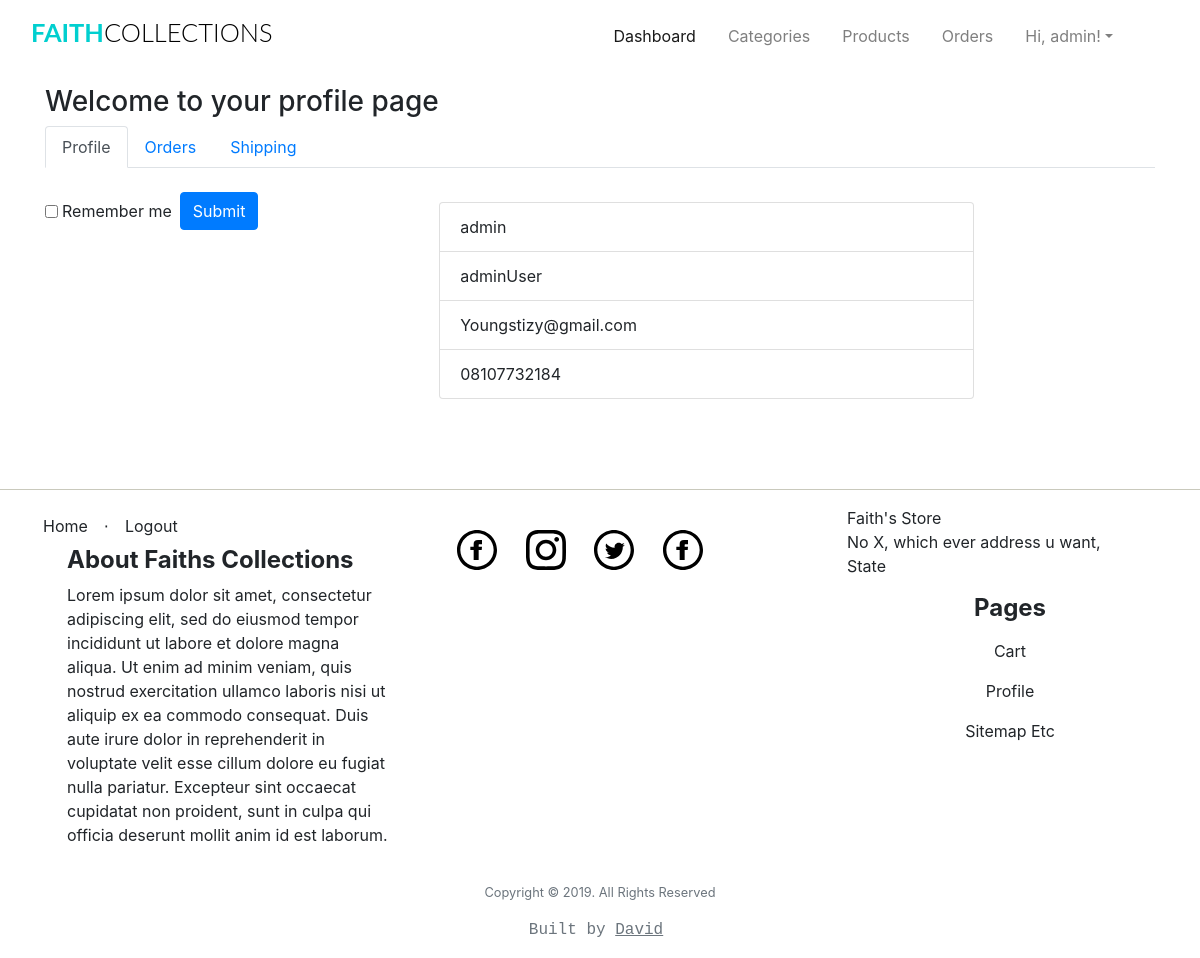
The page /profile/ (signed in) on the database its author committed.
### app/models.py (models this page shows, shortened)
class User(UserMixin, db.Model):
	__tablename__="user"
	id = db.Column(db.Integer, primary_key=True)
	firstname = db.Column(db.String(24), index=True)
	lastname = db.Column(db.String(24), index=True)
	email = db.Column(db.String(50), index=True, unique=True)
	password_hash = db.Column(db.String)
	phonenumber = db.Column(db.String(18), index=True, unique=True)
	is_admin = db.Column(db.Boolean, default = False)
	order = db.relationship("Order", backref='ordered_products')
	kart = db.relationship('Kart', uselist=False, backref='user_kart')
	shipping_info = db.relationship('ShippingInfo', backref='shipping',lazy='dynamic')

### app/users/routes.py (the view, shortened to what this page needs)
@users.route('/profile/', methods = ["GET", "POST"])
def profile():
	if current_user.is_anonymous:
		count = 0
		user = 0
	else:
		user = current_user.id
		count = Kart.query.filter_by(user_id =user).count()
		order = Order.query.filter_by(user_id = user)
		items = Kart.query.filter_by(user_id=user).all()
	form = ShippingForm()
	shipping = ShippingInfo.query.all()
	return render_template('users/profile.html', title = "Account page",form=form,
	shipping = shipping, count=count, order = order,items=items)

### app/users/forms.py
class ShippingForm(FlaskForm):
    address1 = StringField('Primary Address',validators=[DataRequired()])
    address2 = StringField('Secondary Address', validators=[DataRequired()])
    postcode = IntegerField('Postal code', validators=[DataRequired()])
    city = StringField('City', validators=[DataRequired()])
    state = StringField('State', validators=[DataRequired()])
    submit = SubmitField('Submit')

### app/models.py (called while the page is built)
@login_manager.user_loader
def load_user(id):
    return User.query.get(int(id))

### app/templates/users/profile.html (shortened to what this page needs)
{% extends "base.html" %}
{% block body %}
<h3>
        Welcome to your profile page
</h3>
<nav>
        <div class="nav nav-tabs" id="nav-tab" role="tablist">
                <a class="nav-item nav-link active" id="nav-home-tab" data-toggle="tab" href="#nav-home" role="tab" aria-controls="nav-home" aria-selected="true">Profile</a>
                <a class="nav-item nav-link" id="nav-profile-tab" data-toggle="tab" href="#nav-profile" role="tab" aria-controls="nav-profile" aria-selected="false">Orders</a>
                <a class="nav-item nav-link" id="nav-contact-tab" data-toggle="tab" href="#nav-contact" role="tab" aria-controls="nav-contact" aria-selected="false">Shipping</a>
        </div>
</nav>
<div class="tab-content" id="nav-tabContent mb-5">
<div class="tab-pane fade show active " id="nav-home" role="tabpanel" aria-labelledby="nav-home-tab">
                <form class="form-inline float-left">
                                <div class="form-check mb-2 mr-sm-2">
                                  <input class="form-check-input" type="checkbox" id="inlineFormCheck">
                                  <label class="form-check-label" for="inlineFormCheck">
                                    Remember me
                                  </label>
                                </div>
                                <button type="submit" class="btn btn-primary mb-2">Submit</button>
                </form>
                <ul class="list-group mt-4 center">
                        <li class="list-group-item">{{current_user.firstname }}</li>
                        <li class="list-group-item">{{current_user.lastname }}</li>
                        <li class="list-group-item">{{ current_user.email }}</li>
                        <li class="list-group-item">{{current_user.phonenumber }}</li>
                </ul>
</div>
</div>
{% endblock %}

### app/templates/base.html (shortened to what this page needs)
<html>
    <head>
        <link href="{{ url_for('static', filename='css/bootstrap.min.css') }}"rel="stylesheet">
        <link href="{{ url_for('static', filename='css/st.css') }}"rel="stylesheet">
    </head>
    <body>
            <div class="container-fluid mt-1 mb-3">
                <nav class="navbar navbar-expand-lg navbar-light">
                    <h1 class="brand_name">
                        <a class="navbar-brand" href="{{ url_for('home.homepage') }}">Faith<span>Collections</span></a>
                    </h1>
                    <div class="collapse navbar-collapse" id="navbarTogglerDemo03">
                    <ul class="navbar-nav ml-auto mr-5 mt-2 mt-lg-0">
                            {% if current_user.is_authenticated %}
                            {% if current_user.is_admin %}
                            <li class="nav-item ml-3">
                              <a class="nav-link active" href="{{ url_for('home.admin_dashboard') }}">Dashboard</a>
                            </li>
                            <li class="nav-item ml-3">
                              <a class="nav-link" href="{{ url_for('admin.list_categories') }}">Categories</a>
                            </li>
                            <li class="nav-item ml-3">
                              <a class="nav-link" href="{{ url_for('admin.list_products') }}">Products</a>
                            </li>
                            <li class="nav-item ml-3">
                              <a class="nav-link" href="{{ url_for('admin.list_orders') }}" >Orders</a>
                            </li>
                            {% else %}
                              <li class="nav-item ml-3">
                                <a class="nav-link" href="{{ url_for('users.cart') }}">Cart<span class="badge badge-light">{{ count }}</span></a>
                              </li>
                              {% endif %}
                              <li class="nav-item dropdown ml-3">
                                    <a class="nav-link dropdown-toggle" data-toggle="dropdown" href="#" role="button" aria-haspopup="true" aria-expanded="false">
                                        Hi, {{ current_user.firstname }}!</a>
                                  </li>
                                    {% endif %}
                    </ul>
                    </div>
                </nav>
            </div>
    <div class=" container">
            {% block body %}
            {% endblock %}
    </div>
    <div class="push"></div>
    <hr class="footer-break"></hr>
    <div class="container-fluid">
        <footer class="footer">
                <div class="row">
                        <div class="col">
                                <ul class="nav">
                                    <li class=" nav-item" ><a class="nav-link footer-links" href="{{ url_for('home.homepage') }}">Home</a></li>
                                    <li class="footer-menu-divider mt-2">⋅</li>
                                    {% if current_user.is_authenticated %}
                                        <li class=" nav-item" ><a class="nav-link footer-links" href="{{ url_for('auth.logout') }}">Logout</a></li>
                                    {% else %}
                                        <li class=" nav-item" ><a class="nav-link footer-links" href="{{ url_for('auth.register') }}">Register</a></li>
                                        <li class="footer-menu-divider mt-2">⋅</li>
                                        <li class=" nav-item" ><a class="nav-link footer-links" href="{{ url_for('auth.login') }}">Login</a></li>
                                    {% endif %}
                                </ul>
                                <ul class="d-block">
                                     <li class="d-block"><h6 class="footer-title" style="text-align:start;">About Faiths Collections</h6></li>
                                    <li class="d-block">
                                        <p>
                                                Lorem ipsum dolor sit amet, consectetur adipiscing elit,
                                                sed do eiusmod tempor incididunt ut labore et dolore magna aliqua. Ut enim ad minim veniam,
                                                quis nostrud exercitation ullamco laboris nisi ut aliquip ex ea commodo consequat.
                                                Duis aute irure dolor in reprehenderit in voluptate velit esse cillum dolore eu fugiat nulla pariatur.
                                                Excepteur sint occaecat cupidatat non proident,
                                                sunt in culpa qui officia deserunt mollit anim id est laborum.
                                        </p>
                                    </li>
                                </ul>
                        </div>
                        <div class="col">
                                <ul class="d-inline-block mt-4">
                                <li class="d-inline-block mr-4 mb-2">
                                    <a href="#">
                                        <img src="{{url_for('static',filename='iconmonstr-facebook.svg')}}" class="img-responsive svg-footer">
                                    </a>
                                    </li>
                                 <li class="d-inline-block mr-4 mb-2">
                                     <a href="#">
                                        <img src="{{url_for('static',filename='iconmonstr-instagram.svg')}}" class="img-responsive svg-footer">
                                     </a>
                                </li>
                                <li class="d-inline-block mr-4 mb-2">
                                    <a href="#">
                                        <img src="{{url_for('static',filename='iconmonstr-twitter.svg')}}" class="img-responsive svg-footer">
                                    </a>
                                </li>
                                <li class="d-inline-block mr-4 mb-2">
                                    <a href="#">
                                        <img src="{{url_for('static',filename='iconmonstr-facebook.svg')}}" class="img-responsive svg-footer">
                                    </a>
                                </li>
                                </ul>
                        </div>
                        <div class="col">
                            <ul class="d-block">
                                <li class="d-block"><address>Faith's Store<br>No X, which ever address u want,<br> State</address></li>
                                <li class="d-block"><h6 class="footer-title">Pages</h6></li>
                                <li class="d-block"><a class="nav-link footer-links" href="{{url_for('users.cart')}}">cart</a></li>
                                <li class="d-block"><a class="nav-link footer-links" href="{{url_for('users.profile')}}">profile</a></li>
                                <li class="d-block"><a class="nav-link footer-links" href="#">sitemap etc</a></li>
                              </ul>
                        </div>
                </div>
                <p class="copyright text-muted small text-center">Copyright © 2019. All Rights Reserved</p>
                <p class="small text-center owner text-muted"> Built by <a class="mr-2" href="https://github.com/Iamdavidonuh">David</a> </p>
        </footer>
    </div>
    </body>
</html>

### app/static/css/st.css (style rules this page uses)
.svg-footer { height: 2.5em; width: 2.5em; }
.footer-break { background-color:#e0e0d1; }
.footer-title { font-weight: bold; font-size: 1.5em; text-align: center; }
.footer-links { text-align: center; color: inherit; text-decoration:none; text-transform: capitalize; }
.owner { font-family: 'Courier New', Courier, monospace; font-size: 1.0em; }
.owner > a { text-decoration: underline; color: inherit; }
.brand_name .navbar-brand { font-size:1.59rem; text-transform: uppercase; font-family: 'Lato', sans-serif; font-weight: 700; color: #333; }
.brand_name >.navbar-brand { color:#01CFCF; text-decoration: none; }
.brand_name >.navbar-brand span { color: #000; font-weight: 300; }
.push { height:4em; }
.center { margin: auto; width: 50%; padding: 10px; }
.row { margin-left: auto; margin-right: auto; margin-bottom: 20px; }
.row:after { content: ""; display: table; clear: both; }
.row .col { float: left; -webkit-box-sizing: border-box; box-sizing: border-box; padding: 0 0.75rem; min-height: 1px; }

### rows shown on the page
User: firstname "admin", lastname "adminUser", email "Youngstizy@gmail.com", phonenumber "08107732184"
